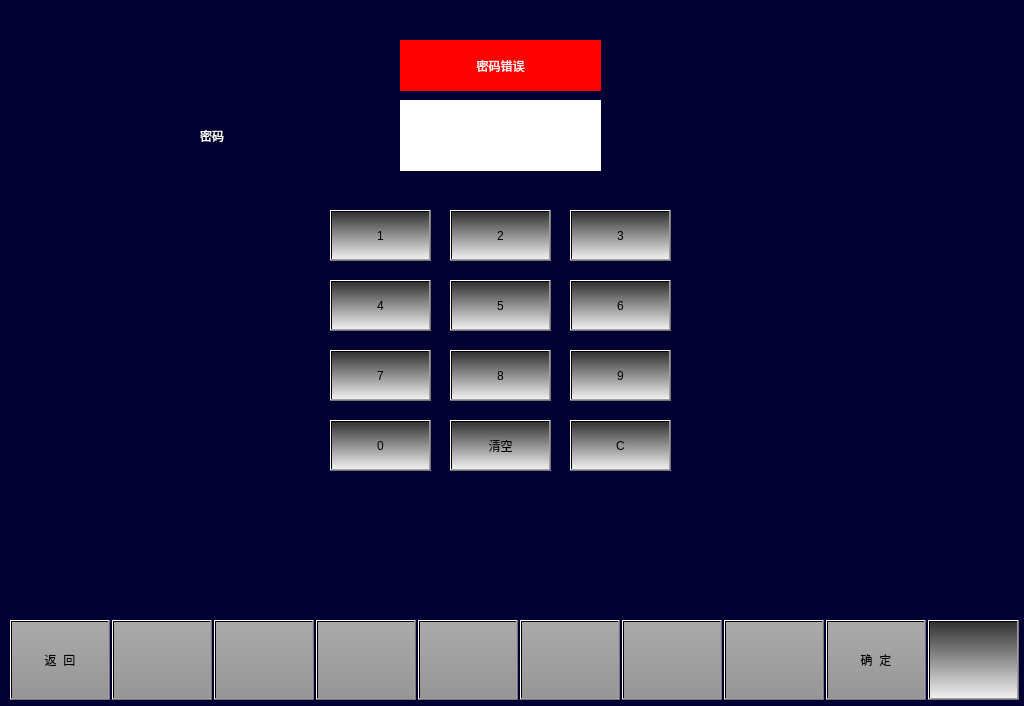
<?xml version="1.0" encoding="UTF-8"?>
<ui version="4.0">
 <class>VehiclePasswordPage</class>
 <widget class="QWidget" name="VehiclePasswordPage">
  <property name="geometry">
   <rect>
    <x>0</x>
    <y>0</y>
    <width>1024</width>
    <height>706</height>
   </rect>
  </property>
  <property name="windowTitle">
   <string>Form</string>
  </property>
  <property name="styleSheet">
   <string notr="true">QWidget
{
	background-color:rgb(0,0,50);
}QPushButton
{
font: 20px, &quot;微软雅黑&quot;;
color: black;
background:qlineargradient(spread:pad,x1:0,y1:0,x2:0,y2:1,stop:0 rgba(50,50,50,255),stop:1 rgba(240,240,240,255));
}
</string>
  </property>
  <widget class="QPushButton" name="BTNNum1">
   <property name="geometry">
    <rect>
     <x>330</x>
     <y>210</y>
     <width>101</width>
     <height>51</height>
    </rect>
   </property>
   <property name="focusPolicy">
    <enum>Qt::NoFocus</enum>
   </property>
   <property name="styleSheet">
    <string notr="true"/>
   </property>
   <property name="text">
    <string>1</string>
   </property>
  </widget>
  <widget class="QPushButton" name="BTNNum2">
   <property name="geometry">
    <rect>
     <x>450</x>
     <y>210</y>
     <width>101</width>
     <height>51</height>
    </rect>
   </property>
   <property name="focusPolicy">
    <enum>Qt::NoFocus</enum>
   </property>
   <property name="styleSheet">
    <string notr="true"/>
   </property>
   <property name="text">
    <string>2</string>
   </property>
  </widget>
  <widget class="QPushButton" name="BTNNum3">
   <property name="geometry">
    <rect>
     <x>570</x>
     <y>210</y>
     <width>101</width>
     <height>51</height>
    </rect>
   </property>
   <property name="focusPolicy">
    <enum>Qt::NoFocus</enum>
   </property>
   <property name="styleSheet">
    <string notr="true"/>
   </property>
   <property name="text">
    <string>3</string>
   </property>
  </widget>
  <widget class="QPushButton" name="BTNNum4">
   <property name="geometry">
    <rect>
     <x>330</x>
     <y>280</y>
     <width>101</width>
     <height>51</height>
    </rect>
   </property>
   <property name="focusPolicy">
    <enum>Qt::NoFocus</enum>
   </property>
   <property name="styleSheet">
    <string notr="true"/>
   </property>
   <property name="text">
    <string>4</string>
   </property>
  </widget>
  <widget class="QPushButton" name="BTNNum5">
   <property name="geometry">
    <rect>
     <x>450</x>
     <y>280</y>
     <width>101</width>
     <height>51</height>
    </rect>
   </property>
   <property name="focusPolicy">
    <enum>Qt::NoFocus</enum>
   </property>
   <property name="styleSheet">
    <string notr="true"/>
   </property>
   <property name="text">
    <string>5</string>
   </property>
  </widget>
  <widget class="QPushButton" name="BTNNum6">
   <property name="geometry">
    <rect>
     <x>570</x>
     <y>280</y>
     <width>101</width>
     <height>51</height>
    </rect>
   </property>
   <property name="focusPolicy">
    <enum>Qt::NoFocus</enum>
   </property>
   <property name="styleSheet">
    <string notr="true"/>
   </property>
   <property name="text">
    <string>6</string>
   </property>
  </widget>
  <widget class="QPushButton" name="BTNNum7">
   <property name="geometry">
    <rect>
     <x>330</x>
     <y>350</y>
     <width>101</width>
     <height>51</height>
    </rect>
   </property>
   <property name="focusPolicy">
    <enum>Qt::NoFocus</enum>
   </property>
   <property name="styleSheet">
    <string notr="true"/>
   </property>
   <property name="text">
    <string>7</string>
   </property>
  </widget>
  <widget class="QPushButton" name="BTNNum8">
   <property name="geometry">
    <rect>
     <x>450</x>
     <y>350</y>
     <width>101</width>
     <height>51</height>
    </rect>
   </property>
   <property name="focusPolicy">
    <enum>Qt::NoFocus</enum>
   </property>
   <property name="styleSheet">
    <string notr="true"/>
   </property>
   <property name="text">
    <string>8</string>
   </property>
  </widget>
  <widget class="QPushButton" name="BTNNum9">
   <property name="geometry">
    <rect>
     <x>570</x>
     <y>350</y>
     <width>101</width>
     <height>51</height>
    </rect>
   </property>
   <property name="focusPolicy">
    <enum>Qt::NoFocus</enum>
   </property>
   <property name="styleSheet">
    <string notr="true"/>
   </property>
   <property name="text">
    <string>9</string>
   </property>
  </widget>
  <widget class="QPushButton" name="BTNNum0">
   <property name="geometry">
    <rect>
     <x>330</x>
     <y>420</y>
     <width>101</width>
     <height>51</height>
    </rect>
   </property>
   <property name="focusPolicy">
    <enum>Qt::NoFocus</enum>
   </property>
   <property name="styleSheet">
    <string notr="true"/>
   </property>
   <property name="text">
    <string>0</string>
   </property>
  </widget>
  <widget class="QPushButton" name="BTNNumC">
   <property name="geometry">
    <rect>
     <x>570</x>
     <y>420</y>
     <width>101</width>
     <height>51</height>
    </rect>
   </property>
   <property name="focusPolicy">
    <enum>Qt::NoFocus</enum>
   </property>
   <property name="styleSheet">
    <string notr="true"/>
   </property>
   <property name="text">
    <string>C</string>
   </property>
  </widget>
  <widget class="QPushButton" name="BTN9OK">
   <property name="geometry">
    <rect>
     <x>826</x>
     <y>620</y>
     <width>100</width>
     <height>80</height>
    </rect>
   </property>
   <property name="focusPolicy">
    <enum>Qt::NoFocus</enum>
   </property>
   <property name="styleSheet">
    <string notr="true">	font: 20px, &quot;微软雅黑&quot;;
    color: black;
	transparent;background:qlineargradient(spread:pad,x1:0,y1:0,x2:0,y2:1,stop:0 rgba(170,170,170,255),stop:1 rgba(150,150,150,255));
</string>
   </property>
   <property name="text">
    <string>确  定</string>
   </property>
  </widget>
  <widget class="QPushButton" name="BTN2">
   <property name="geometry">
    <rect>
     <x>112</x>
     <y>620</y>
     <width>100</width>
     <height>80</height>
    </rect>
   </property>
   <property name="focusPolicy">
    <enum>Qt::NoFocus</enum>
   </property>
   <property name="styleSheet">
    <string notr="true">font: 20px, &quot;微软雅黑&quot;;color: black;transparent;background:qlineargradient(spread:pad,x1:0,y1:0,x2:0,y2:1,stop:0 rgba(170,170,170,255),stop:1 rgba(150,150,150,255));</string>
   </property>
   <property name="text">
    <string/>
   </property>
  </widget>
  <widget class="QPushButton" name="BTN5">
   <property name="geometry">
    <rect>
     <x>418</x>
     <y>620</y>
     <width>100</width>
     <height>80</height>
    </rect>
   </property>
   <property name="focusPolicy">
    <enum>Qt::NoFocus</enum>
   </property>
   <property name="styleSheet">
    <string notr="true">	font: 20px, &quot;微软雅黑&quot;;
    color: black;
	transparent;background:qlineargradient(spread:pad,x1:0,y1:0,x2:0,y2:1,stop:0 rgba(170,170,170,255),stop:1 rgba(150,150,150,255));
</string>
   </property>
   <property name="text">
    <string/>
   </property>
  </widget>
  <widget class="QPushButton" name="BTN8">
   <property name="geometry">
    <rect>
     <x>724</x>
     <y>620</y>
     <width>100</width>
     <height>80</height>
    </rect>
   </property>
   <property name="focusPolicy">
    <enum>Qt::NoFocus</enum>
   </property>
   <property name="styleSheet">
    <string notr="true">	font: 20px, &quot;微软雅黑&quot;;
    color: black;
	transparent;background:qlineargradient(spread:pad,x1:0,y1:0,x2:0,y2:1,stop:0 rgba(170,170,170,255),stop:1 rgba(150,150,150,255));
</string>
   </property>
   <property name="text">
    <string/>
   </property>
  </widget>
  <widget class="QPushButton" name="BTNHome">
   <property name="geometry">
    <rect>
     <x>928</x>
     <y>620</y>
     <width>91</width>
     <height>80</height>
    </rect>
   </property>
   <property name="focusPolicy">
    <enum>Qt::NoFocus</enum>
   </property>
   <property name="styleSheet">
    <string notr="true">border-image: url(:/images/image/Home.png);</string>
   </property>
   <property name="text">
    <string/>
   </property>
  </widget>
  <widget class="QPushButton" name="BTN3">
   <property name="geometry">
    <rect>
     <x>214</x>
     <y>620</y>
     <width>100</width>
     <height>80</height>
    </rect>
   </property>
   <property name="focusPolicy">
    <enum>Qt::NoFocus</enum>
   </property>
   <property name="styleSheet">
    <string notr="true">	font: 20px, &quot;微软雅黑&quot;;
    color: black;
	transparent;background:qlineargradient(spread:pad,x1:0,y1:0,x2:0,y2:1,stop:0 rgba(170,170,170,255),stop:1 rgba(150,150,150,255));
</string>
   </property>
   <property name="text">
    <string/>
   </property>
  </widget>
  <widget class="QPushButton" name="BTN6">
   <property name="geometry">
    <rect>
     <x>520</x>
     <y>620</y>
     <width>100</width>
     <height>80</height>
    </rect>
   </property>
   <property name="focusPolicy">
    <enum>Qt::NoFocus</enum>
   </property>
   <property name="styleSheet">
    <string notr="true">	font: 20px, &quot;微软雅黑&quot;;
    color: black;
	transparent;background:qlineargradient(spread:pad,x1:0,y1:0,x2:0,y2:1,stop:0 rgba(170,170,170,255),stop:1 rgba(150,150,150,255));
</string>
   </property>
   <property name="text">
    <string/>
   </property>
  </widget>
  <widget class="QPushButton" name="BTN7">
   <property name="geometry">
    <rect>
     <x>622</x>
     <y>620</y>
     <width>100</width>
     <height>80</height>
    </rect>
   </property>
   <property name="focusPolicy">
    <enum>Qt::NoFocus</enum>
   </property>
   <property name="styleSheet">
    <string notr="true">	font: 20px, &quot;微软雅黑&quot;;
    color: black;
	transparent;background:qlineargradient(spread:pad,x1:0,y1:0,x2:0,y2:1,stop:0 rgba(170,170,170,255),stop:1 rgba(150,150,150,255));
</string>
   </property>
   <property name="text">
    <string/>
   </property>
  </widget>
  <widget class="QPushButton" name="BTN1back">
   <property name="geometry">
    <rect>
     <x>10</x>
     <y>620</y>
     <width>100</width>
     <height>80</height>
    </rect>
   </property>
   <property name="focusPolicy">
    <enum>Qt::NoFocus</enum>
   </property>
   <property name="styleSheet">
    <string notr="true">font: 20px, &quot;微软雅黑&quot;;color: black;transparent;background:qlineargradient(spread:pad,x1:0,y1:0,x2:0,y2:1,stop:0 rgba(170,170,170,255),stop:1 rgba(150,150,150,255));</string>
   </property>
   <property name="text">
    <string>返  回</string>
   </property>
  </widget>
  <widget class="QPushButton" name="BTN4">
   <property name="geometry">
    <rect>
     <x>316</x>
     <y>620</y>
     <width>100</width>
     <height>80</height>
    </rect>
   </property>
   <property name="focusPolicy">
    <enum>Qt::NoFocus</enum>
   </property>
   <property name="styleSheet">
    <string notr="true">	font: 20px, &quot;微软雅黑&quot;;
    color: black;
	transparent;background:qlineargradient(spread:pad,x1:0,y1:0,x2:0,y2:1,stop:0 rgba(170,170,170,255),stop:1 rgba(150,150,150,255));
</string>
   </property>
   <property name="text">
    <string/>
   </property>
  </widget>
  <widget class="QLabel" name="label">
   <property name="geometry">
    <rect>
     <x>200</x>
     <y>100</y>
     <width>71</width>
     <height>71</height>
    </rect>
   </property>
   <property name="styleSheet">
    <string notr="true">font: 28px, &quot;微软雅黑&quot;;
color: white;</string>
   </property>
   <property name="text">
    <string>密码</string>
   </property>
  </widget>
  <widget class="QLabel" name="LBLInputpassword">
   <property name="geometry">
    <rect>
     <x>400</x>
     <y>100</y>
     <width>201</width>
     <height>71</height>
    </rect>
   </property>
   <property name="styleSheet">
    <string notr="true">font: 28px, &quot;微软雅黑&quot;;
color: black;
background-color:white;</string>
   </property>
   <property name="text">
    <string/>
   </property>
   <property name="alignment">
    <set>Qt::AlignCenter</set>
   </property>
  </widget>
  <widget class="QLabel" name="lbl_worryPassword">
   <property name="geometry">
    <rect>
     <x>400</x>
     <y>40</y>
     <width>201</width>
     <height>51</height>
    </rect>
   </property>
   <property name="styleSheet">
    <string notr="true">background-color: rgb(255, 0, 0);
color: rgb(255, 255, 255);
font: 28px, &quot;微软雅黑&quot;;</string>
   </property>
   <property name="text">
    <string>密码错误</string>
   </property>
   <property name="alignment">
    <set>Qt::AlignCenter</set>
   </property>
  </widget>
  <widget class="QPushButton" name="BTNNumClear">
   <property name="geometry">
    <rect>
     <x>450</x>
     <y>420</y>
     <width>101</width>
     <height>51</height>
    </rect>
   </property>
   <property name="focusPolicy">
    <enum>Qt::NoFocus</enum>
   </property>
   <property name="styleSheet">
    <string notr="true"/>
   </property>
   <property name="text">
    <string>清空</string>
   </property>
  </widget>
 </widget>
 <resources/>
 <connections/>
</ui>
